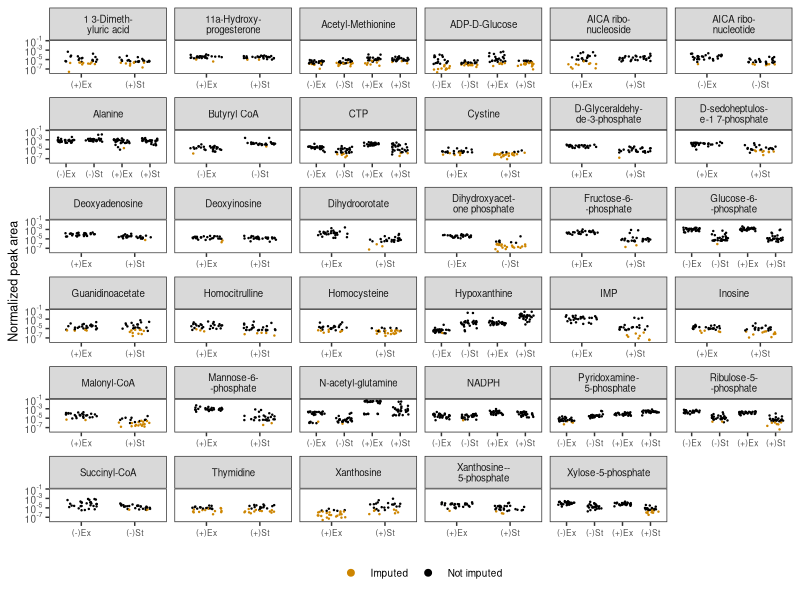
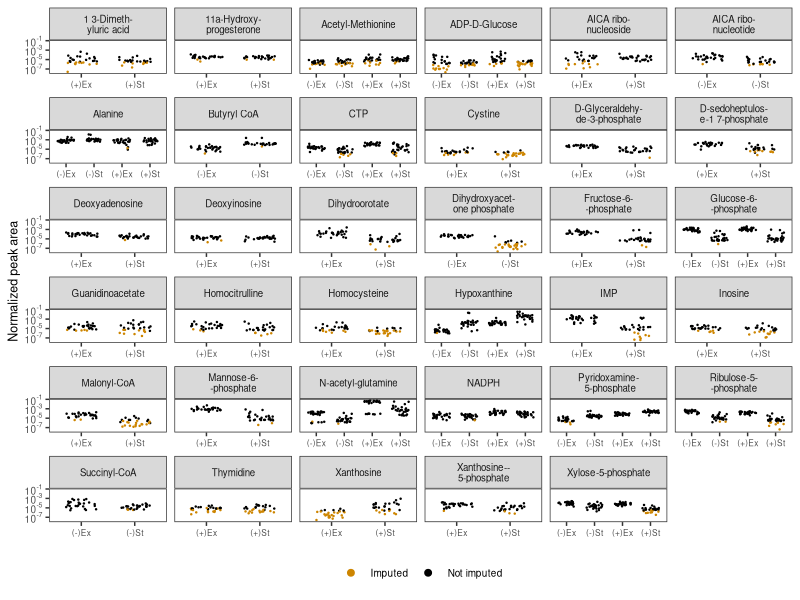

These charts were generated, in order, by the following R code:
## ---- chunk 1
# Prevent printing of warnings and such in the HTML
knitr::opts_chunk$set(warning = FALSE, message = FALSE, fig.align = "center")
## ---- chunk 2
library(tidyverse)
library(scales)

df <- read_csv("../../data_frames/targeted_with_imps.csv") %>% 
  filter(is_standard == FALSE)

# names too long
df[df$compound == "5-Aminoimidazole-4-carboxamide ribonucleoside (AICAr)",]$compound <- "AICA ribonucleoside"

df[df$compound == "5-Aminoimidazole-4-carboxamide ribonucleotide",]$compound <- "AICA ribonucleotide"

# these are compounds that had some amount of imputation
impd.comps <- df %>% 
  filter(was_imputed == TRUE) %>% 
  pull(compound) %>% 
  unique()
## ---- chunk 3
test.names <- c("short", "reaaaaaaaallllllllllyyyyyyyyyyy_looooonnngggggg_nnaaammeeeee")

line_breaker <- function(x){
  if (nchar(x) > 18){
    tmp <- paste0(
      str_sub(x, start = 1, end = nchar(x)/2),
      "-\n",
      str_sub(x, start = (nchar(x)/2)+1, end = -1)
    )
  } else {
    tmp <- x
  }
  
  return(tmp)
}

lapply(test.names, line_breaker)
## ---- chunk 4
p <- df %>%
  filter(compound %in% impd.comps) %>%
  rowwise() %>%
  mutate(compound = line_breaker(compound)) %>%
  ungroup() %>%
  mutate(
    charge = ifelse(charge == "positive", "(+)", "(-)"),
    phase = ifelse(phase == "e", "Ex", "St"),
    was_imputed = ifelse(was_imputed == 1, "Imputed", "Not imputed")
  ) %>%
  unite("sample", charge, phase, sep = "") %>%
  select(compound, sample, n_peak_area, was_imputed) %>%
  ggplot(., aes(sample, n_peak_area, color = was_imputed)) +
  geom_jitter(height = 0,
              width = .3,
              size = .2) +
  facet_wrap( ~ compound, scales = "free_x", ncol = 6) +
  scale_color_manual(values = c("orange3", "black"), name = NULL) +
  scale_y_log10(labels = trans_format("log10", math_format(10 ^ .x))) +
  theme_bw() +
  theme(
    panel.grid = element_blank(),
    strip.text = element_text(size = 7),
    text = element_text(size = 9),
    axis.text.x = element_text(size = 6),
    legend.position = "bottom"
  ) +
  labs(x = NULL,
       y = "Normalized peak area") +
  guides(colour = guide_legend(override.aes = list(size = 2)))

p 
## ---- chunk 5
tc <- length(unique(df$compound))
tc
## ---- chunk 6
complete.comps <- df %>% 
  split(.$charge) %>% 
  map(function(x){
    x %>% 
      group_by(compound) %>% 
      count(was_imputed) %>% 
      pivot_wider(names_from = was_imputed, values_from = n) %>% 
      filter(is.na(`TRUE`)) %>% 
      pull(compound)
  }) %>% 
  unlist() %>% 
  unique() %>% 
  length()

complete.comps
## ---- chunk 7
tc - complete.comps
## ---- chunk 8
ggsave(plot = p, filename = "../../figures/imputations.pdf", width = 6.51, height = 7.7)
## ---- chunk 9
sessionInfo()
